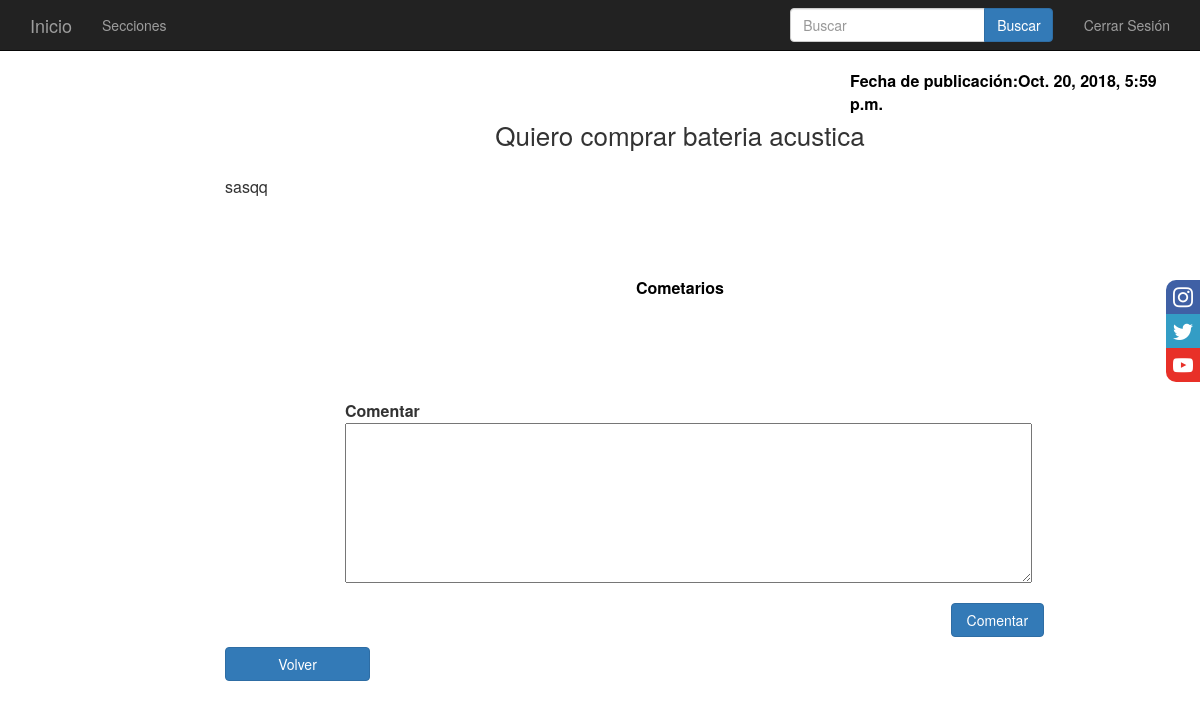
Page /post/3/detail/ (signed in) on the committed database.
### blog/models.py (models this page shows, shortened)
class Post(models.Model):
    idseccion = models.TextField()
    title = models.CharField(max_length=200)
    text = models.TextField()
    created_date = models.DateTimeField(default=timezone.now)
    published_date = models.DateTimeField(blank=True, null=True)

### blog/views.py (the view)
# urls.py: url(r'^post/(?P<pk>[0-9]+)/detail/$', views.post_detail, name='post_detail'),
@login_required
def post_detail(request, pk):
    post = get_object_or_404(Post, pk=pk)
    return render(request, 'blog/post_detail.html', {'post': post})

### blog/templates/blog/post_detail.html (shortened to what this page needs)
{% extends 'blog/base.html' %}
{% block content %}
    <div  class="post">
        {% if post.published_date %}
            <div style="margin-left: 700px;font-size: 16px;color: black" class="date">
                <b>Fecha de publicación:{{ post.published_date }}</b>
            </div>
        {% endif %}
            <ul>
                <div class="col-md-10 col-md-offset-1" style="font-size: 26px" align="center">
                    <p >{{ post.title|linebreaksbr }}</p>
                </div>
                <br>
                <br>
                <br>
                <div class="col-md-10 col-md-offset-1" style="margin-left: 20px;font-size: 16px">
                    <p >{{ post.text|linebreaksbr }}</p>
                </div>
                <br>
                <div class="col-md-10 col-md-offset-1" style="text-align: center;font-size: 16px;color: black">
                    <br>
                    <br>
                    <br>
                    <b>Cometarios</b>
                </div>
                <div>
                {% block content1 %}
                    <form method="POST" class="post-form" >
                        <div class="col-md-10 col-md-offset-1" style="margin-left: 20px;font-size: 16px; margin-top: 100px">
                            <b>Comentar</b>
                            <br>
                            <textarea type="text" name="comentar" style="width: 100%; height: 20%"></textarea>
                            </div>
                        <div class="comentarios" style="margin-top: 70px">
                            <div class="col-md-2 col-md-offset-1" style="left: 60%" >
                                <br>
                                <button class="btn btn-primary btn-block" type="submit"  name="comentar" >Comentar</button>
                            </div>
                        </div>
                    </form>
                {% endblock %}
                </div>
            </ul>
                <div class="col-md-10 col-md-offset-1" style="">
                    <form method="get" action="/post/">
                        <div class="post"  style="margin-top: 10px">
                            <div class="col-md-3 col-md-offset-1" style="margin-left: -160px">
                                <button class="btn btn-primary btn-block" name="nuevapubliacion" >Volver</button>
                            </div>
                        </div>
                    </form>
                </div>
{% endblock %}

### blog/static/css/blog.css (style rules this page uses)
body div { margin-left: 120px; margin-top: 0px; }
.date { color: #828282; margin-top: 70px; }
.post-form textarea, .post-form input { width: 100%; }

### blog/static/css/main.css (style rules this page uses)
html { font-size: 20px; }

### rows in the picture
Post: published_date "Oct. 20, 2018, 5:59 p.m.", title "Quiero comprar bateria acustica", text "sasqq"
